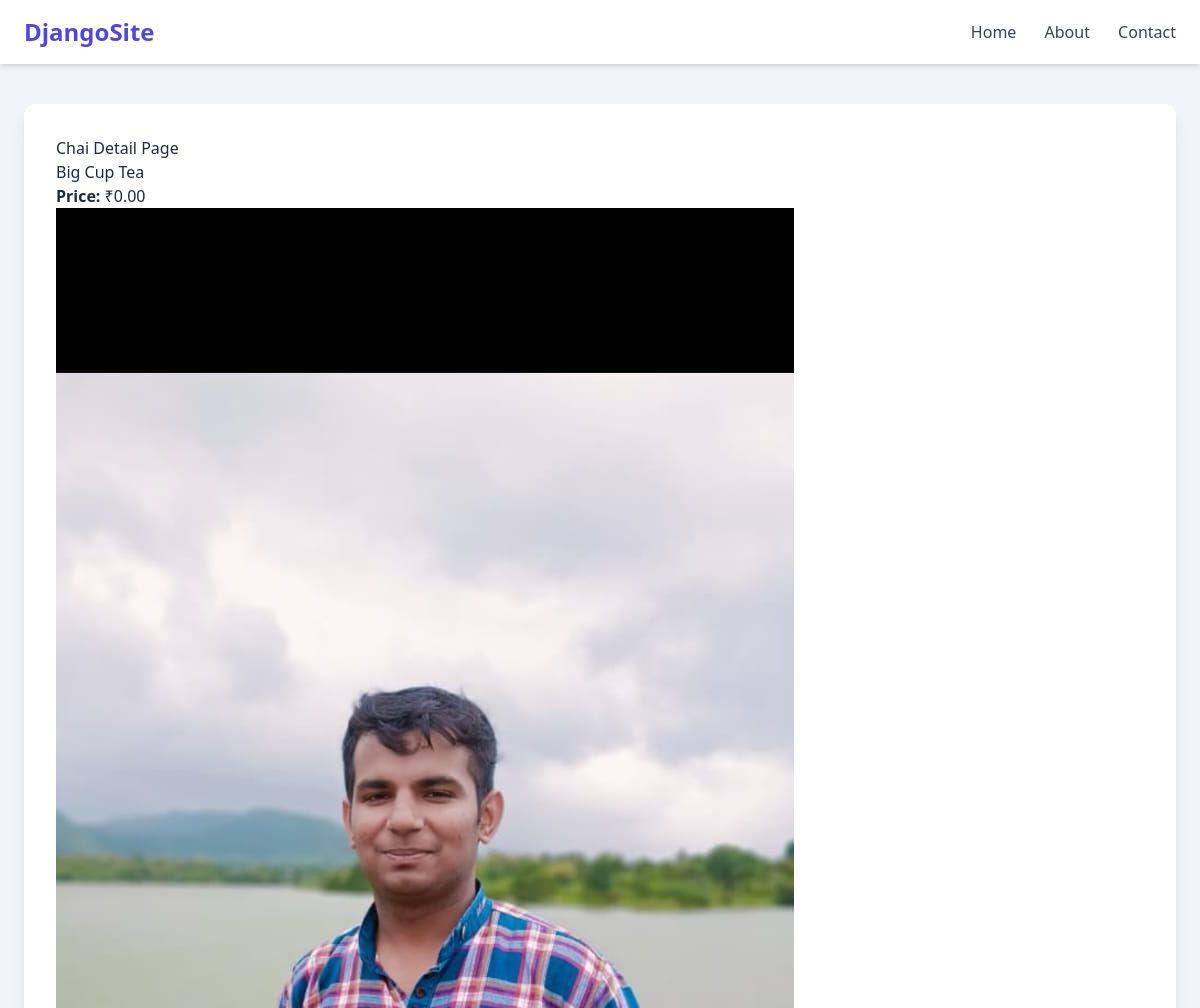
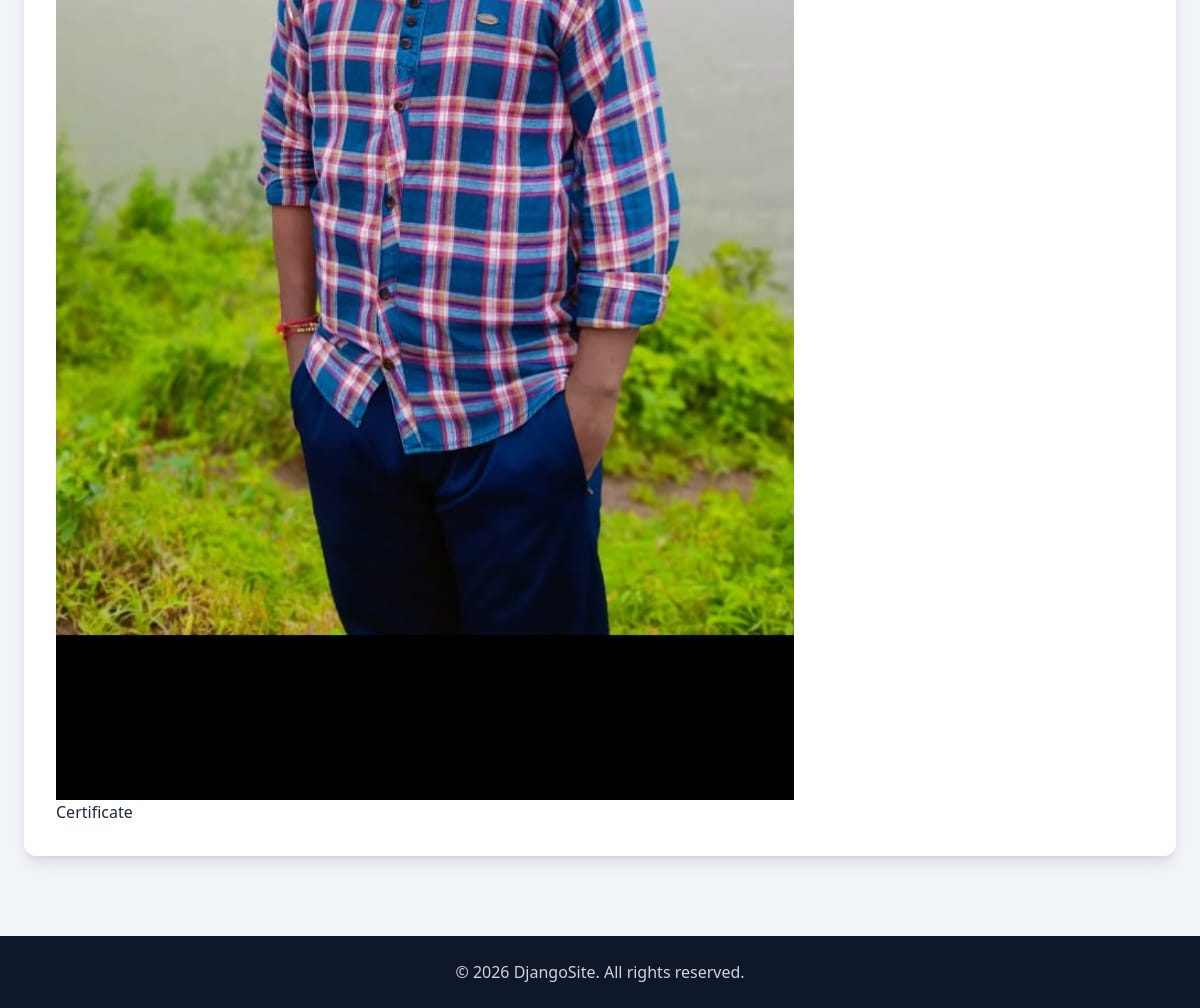
Page /chai/2/ on the committed database (2 pictures, top to bottom).
### chai/models.py (models this page shows, shortened)
class Chai_Varity(models.Model):
    CHAI_TYPE_CHOICES = [
    ('ML', 'MASALA'),
    ('GR', 'GINGER'),
    ('KL', 'KIWI'),
    ('PL', 'PLAIN'),
    ('EL', 'ELAICHI'),
   ]
    name = models.CharField(max_length=100)
    image = models.ImageField(upload_to='chais/')
    date_added = models.DateTimeField(default=timezone.now)
    type = models.CharField(max_length=2, choices=CHAI_TYPE_CHOICES, default='ML')
    description = models.TextField(default='')
    price = models.DecimalField(max_digits=6, decimal_places=2, default=0.00)

### chai/views.py (the view)
# urls.py: path('<int:chai_id>/',views.chai_detail,name='chai_detail')
def chai_detail(request,chai_id):
    chai = get_object_or_404(Chai_Varity,pk = chai_id)
    return render(request, 'chai_detail.html',{"chai":chai})

### chai/templates/chai_detail.html (shortened to what this page needs)
{% extends 'layout.html' %}
 {% block content %}
  <h1>Chai Detail Page</h1>
  <h2>{{chai.name}}</h2>
  <p><strong>Price:</strong> ₹{{ chai.price }}</p>
  <img src="{{chai.image.url}}" alt="">
  <a href="{% url 'Certificate_chai.html' %} ">Certificate</a>
  {% endblock content %}

### rows in the picture
Chai_Varity: name "Big Cup Tea", price "0.00", image (picture)
